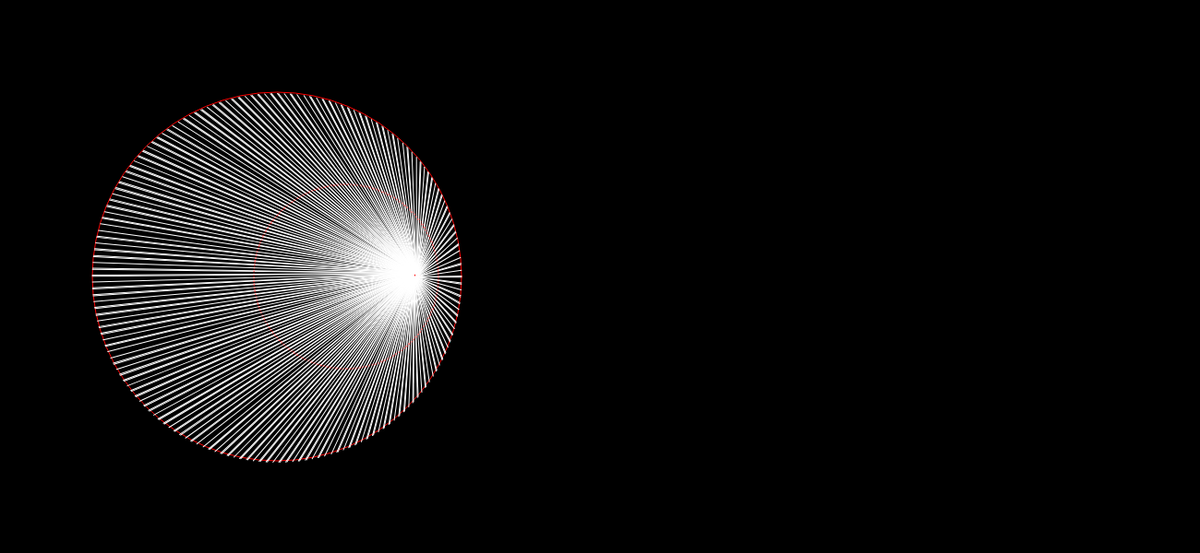
Frame 1 (no input)
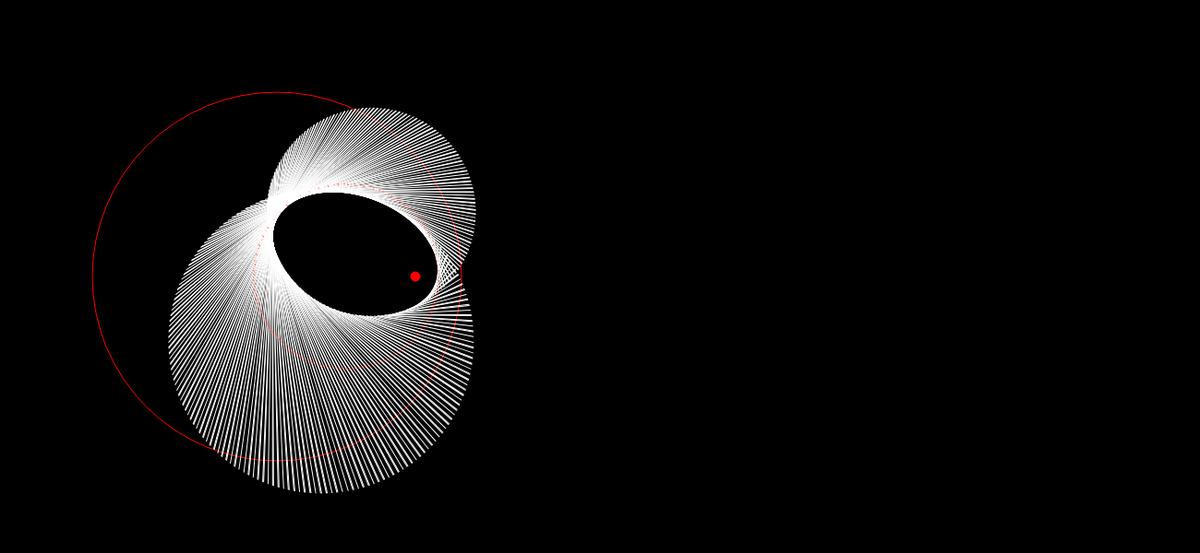
Frame 60 (no input)
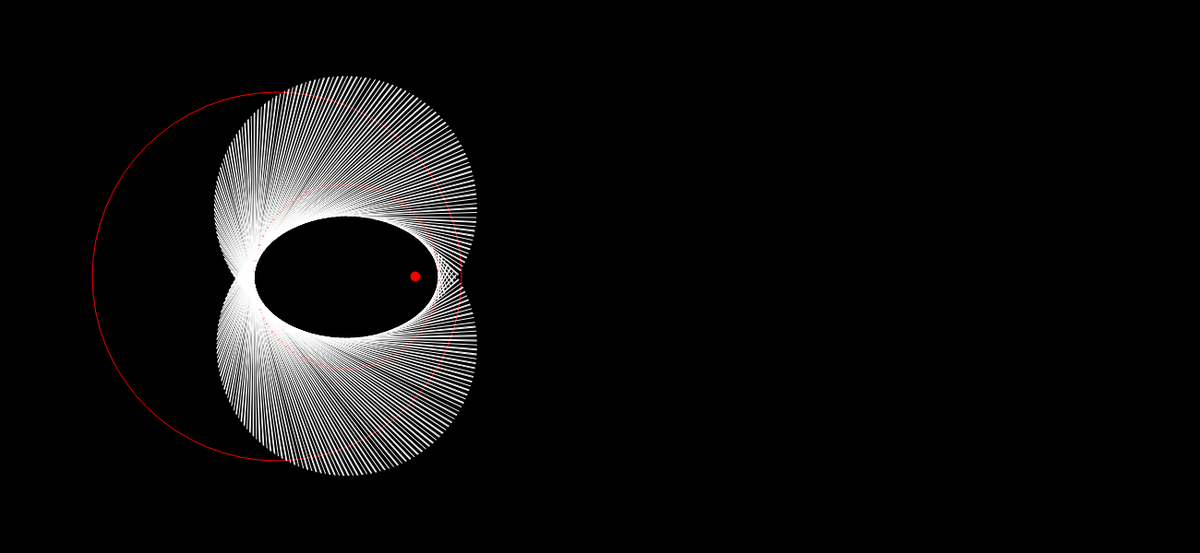
Frame 120 (the mouse pressed at the canvas centre since frame 60)

The p5.js sketch that drew these frames (run headless with seeded random() and noise() and a simulated clock; from frame 60 on, the mouse is pressed at the canvas centre):

// p5.js sketch
// ── sketch.js
let a = 200, b = 200;
let OFFX = 300, OFFY = 300;
let rot = 0;

function setup() {
  createCanvas(1300, 600);
}


function draw() {
  background(0);
  translate(OFFX,OFFY);

  if(rot > -Math.PI/2)
  {
    rot -= 0.02;
  }
  if(rot < -Math.PI *2){ rot += Math.PI * 2; }
 
  fill(0,0,0,0);stroke(255,0,0);
  circle(0,0,a*2);

	fill(255,0,0);
	circle(150,0,10);

  for(let i=0; i<200; i+=0.71){
    let pointOnEllipse = ellipse_cords(i);
    let focus = createVector(150,0);
    let midPoint = createVector((pointOnEllipse.x+focus.x)/2, (pointOnEllipse.y+focus.y)/2);

    push();
		
		translate(midPoint.x, midPoint.y);

    rotate(rot);
    fill(255,0,0);stroke(255,0,0);
    circle(0,0,1);

		stroke(255);
    line((pointOnEllipse.x - midPoint.x), (pointOnEllipse.y - midPoint.y), focus.x - midPoint.x, focus.y - midPoint.y);
    pop();
  }
}

function ellipse_cords(t){
  let vec =  createVector(a*Math.cos(t), b*Math.sin(t));
  return vec;
}
